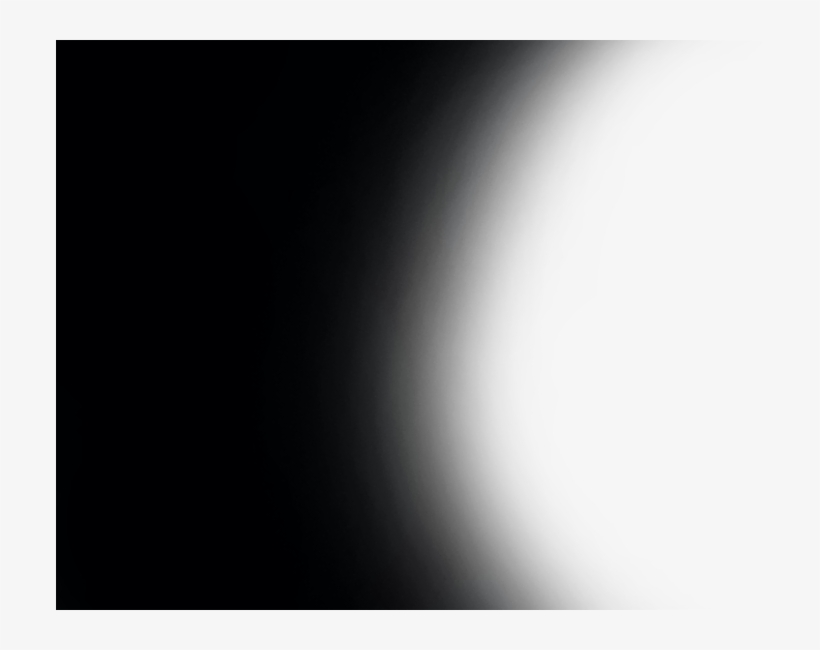
#> input picture gradient.png, 820 x 650 px
$ python demo12.py
#> lines starting #> are read from the running program, lines starting #| are printed output that depends on the picture; after the words box and inside, x2 and y2 are one past the last pixel; in counts of white or black regions, pixels touching at a corner belong together
#threshold segmentation technique
# seperating the

import cv2 as cv
import numpy as np

img = cv.imread('gradient.png',0)
#> img: shape (650, 820); min 0, max 248, mean 138
_, th1 = cv.threshold(img, 50, 255, cv.THRESH_BINARY)  # pixel value 0 - black ; >50 means - white
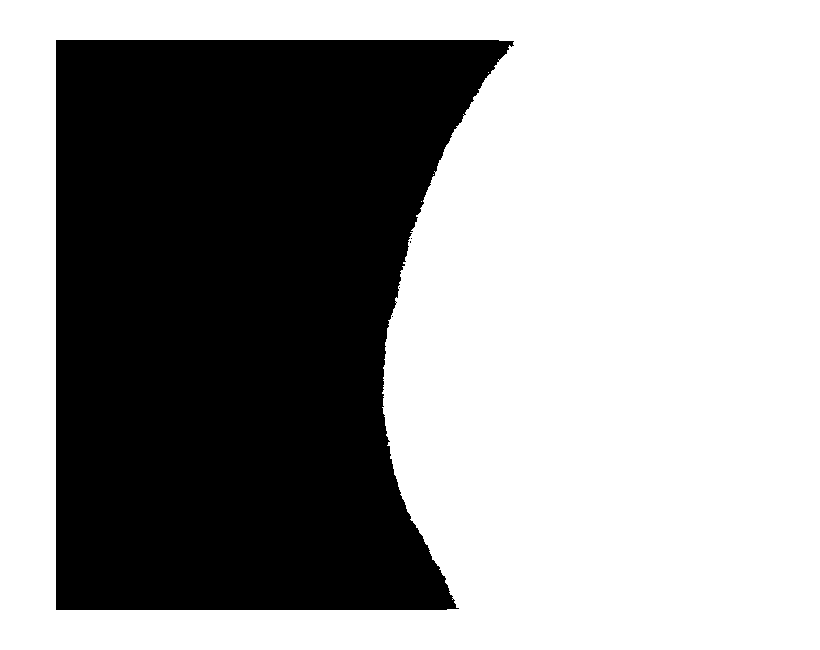
#> th1: shape (650, 820); 60.9% white; 5 black regions (4 under 20 px), largest, box (x1, y1, x2, y2) and area: (56, 40, 514, 610) 208225
_, th2 = cv.threshold(img, 200, 255, cv.THRESH_BINARY_INV)
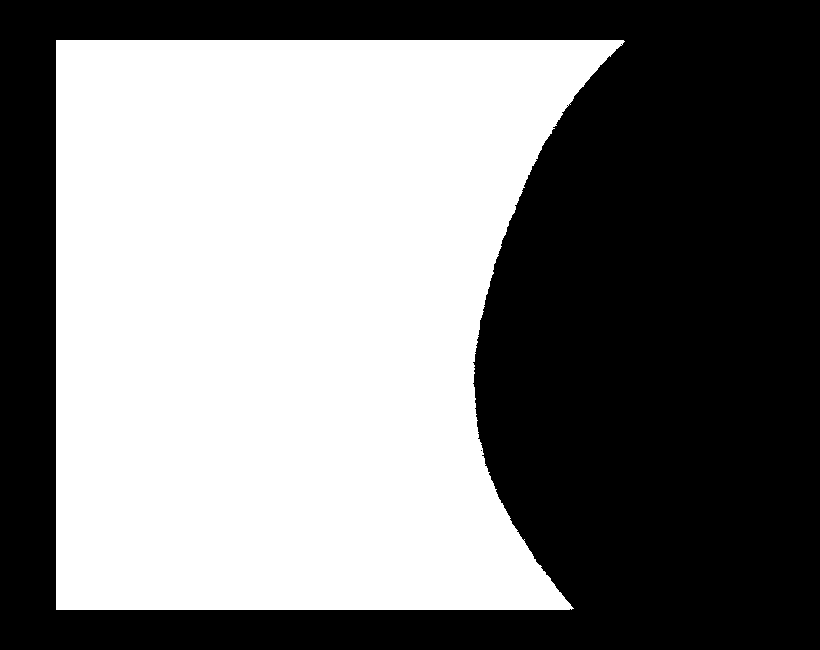
#> th2: shape (650, 820); 49.4% white; 1 white region, box (x1, y1, x2, y2) and area: (56, 40, 625, 610) 263264
_, th3 = cv.threshold(img, 127, 255, cv.THRESH_TRUNC) # <127 - actual image la irkura intensity will be the same output
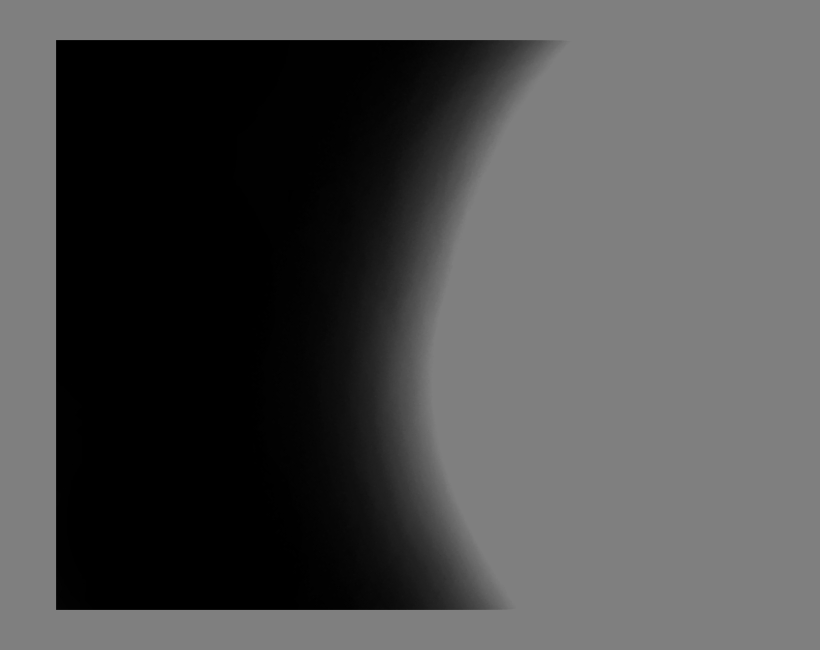
#> th3: shape (650, 820); min 0, max 127, mean 77.3
# if the pixel value exceeds >127 means 127 la irkura pixel value extends to 255

_, th4 = cv.threshold(img, 127, 255, cv.THRESH_TOZERO) # <127 - zero;  >127 - original image will be the output
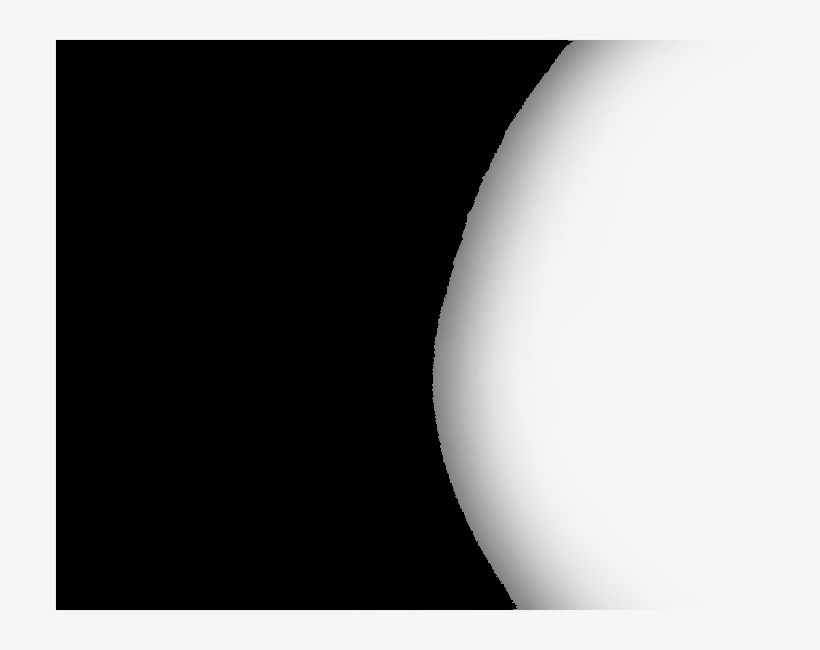
#> th4: shape (650, 820); min 0, max 248, mean 131.1
_, th5 = cv.threshold(img, 127, 255, cv.THRESH_TOZERO_INV) # <127 - original image will be the output ; >127 - zero
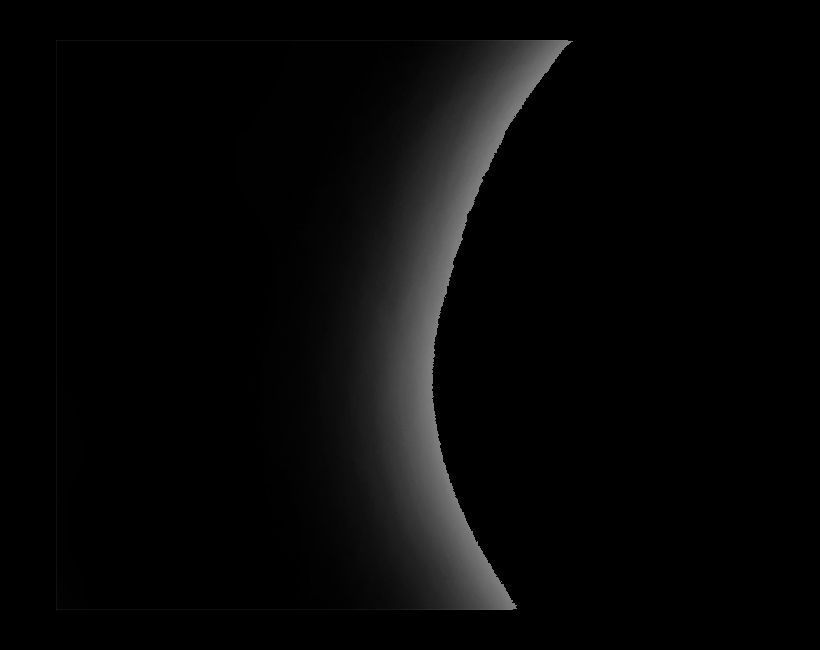
#> th5: shape (650, 820); min 0, max 127, mean 6.9


cv.imshow("Image", img)
cv.imshow("th1", th1)
cv.imshow("th2", th2)
cv.imshow("th3", th3)
cv.imshow("th4", th4)
cv.imshow("th5", th5)

cv.waitKey(0)
cv.destroyAllWindows()

$ run again, with Gaussianfilter.png copied over gradient.png
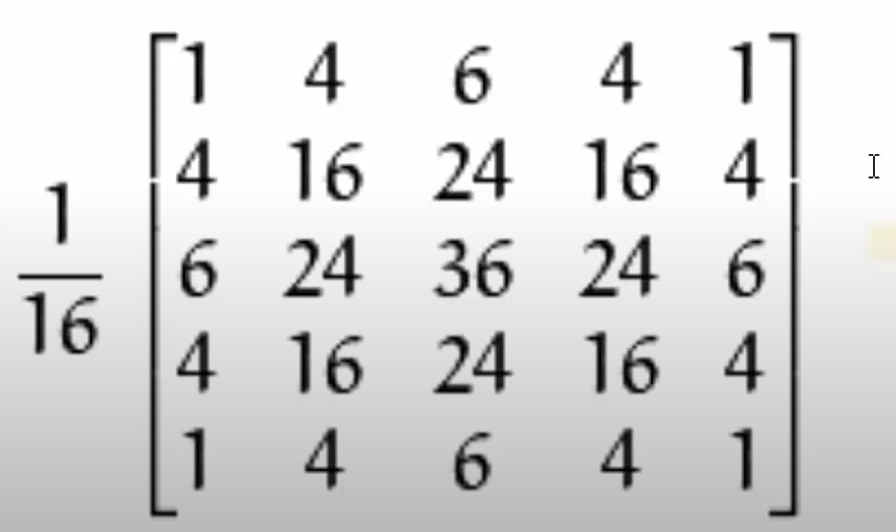
#> input picture Gaussianfilter.png, 896 x 532 px
#> `_, th1 = cv.threshold(img, 50, 255, cv.THRESH_BINARY)`:
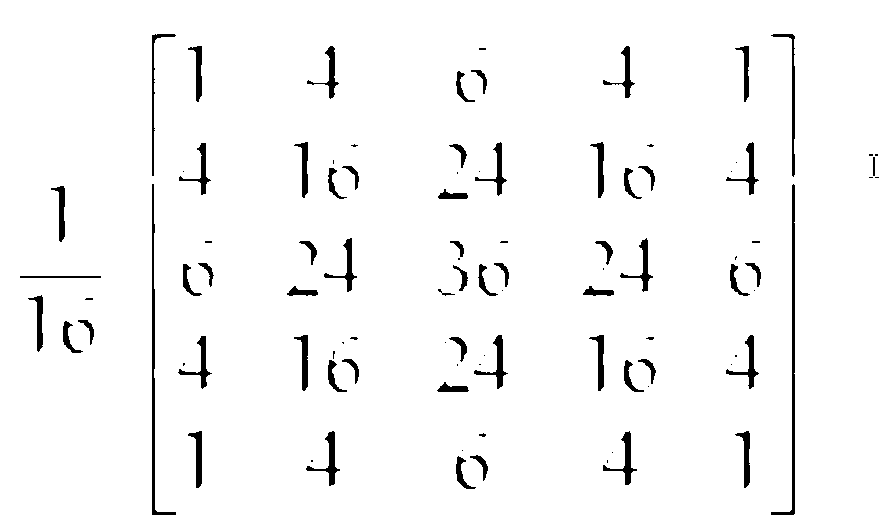
#> th1: shape (532, 896); 96.7% white; 98 black regions (39 under 20 px), largest, box (x1, y1, x2, y2) and area: (771, 184, 795, 515) 1054, (152, 184, 176, 515) 954, (771, 34, 795, 177) 446
#> th2: shape (532, 896); 25.4% white; 46 white regions (9 under 20 px), largest, box (x1, y1, x2, y2) and area: (0, 181, 896, 532) 80946, (149, 32, 178, 179) 1638, (768, 32, 799, 179) 1521
#> `_, th5 = cv.threshold(img, 127, 255, cv.THRESH_TOZERO_INV)`:
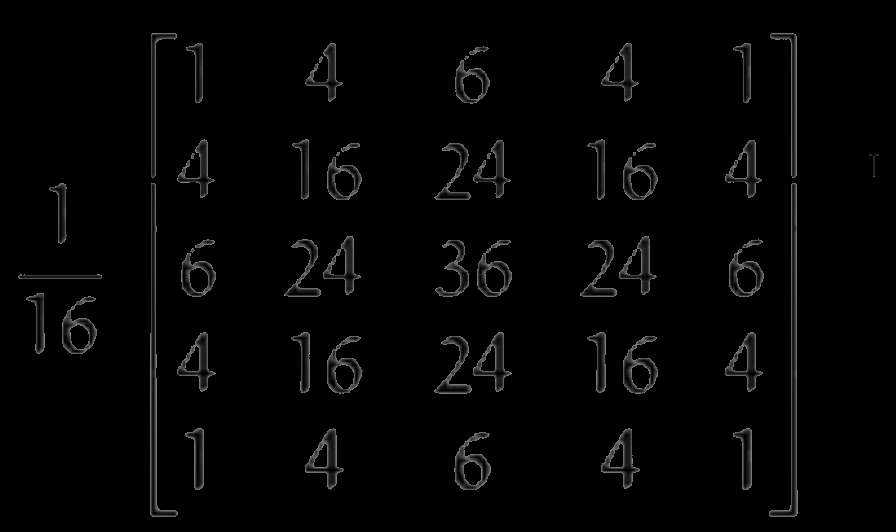
#> th5: shape (532, 896); min 0, max 127, mean 4.3

$ run again, with Homogenious filter.png copied over gradient.png
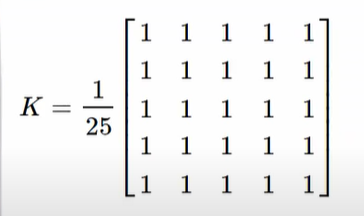
#> input picture Homogenious filter.png, 364 x 216 px
#> `_, th1 = cv.threshold(img, 50, 255, cv.THRESH_BINARY)`:
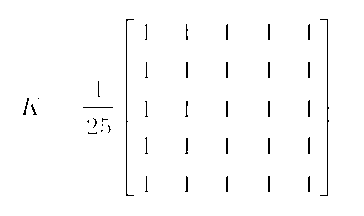
#> th1: shape (216, 364); 98.4% white; black in thin lines or dots, all inside (x1, y1, x2, y2) = (23, 19, 329, 196)
#> th2: shape (216, 364); 5% white; 36 white regions (1 under 20 px), largest, box (x1, y1, x2, y2) and area: (125, 18, 135, 198) 580, (319, 18, 329, 198) 580, (20, 97, 43, 116) 170
#> `_, th5 = cv.threshold(img, 127, 255, cv.THRESH_TOZERO_INV)`:
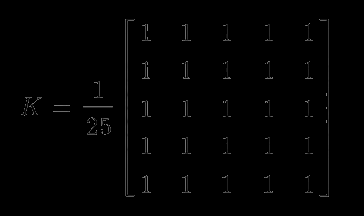
#> th5: shape (216, 364); min 0, max 127, mean 1.7
